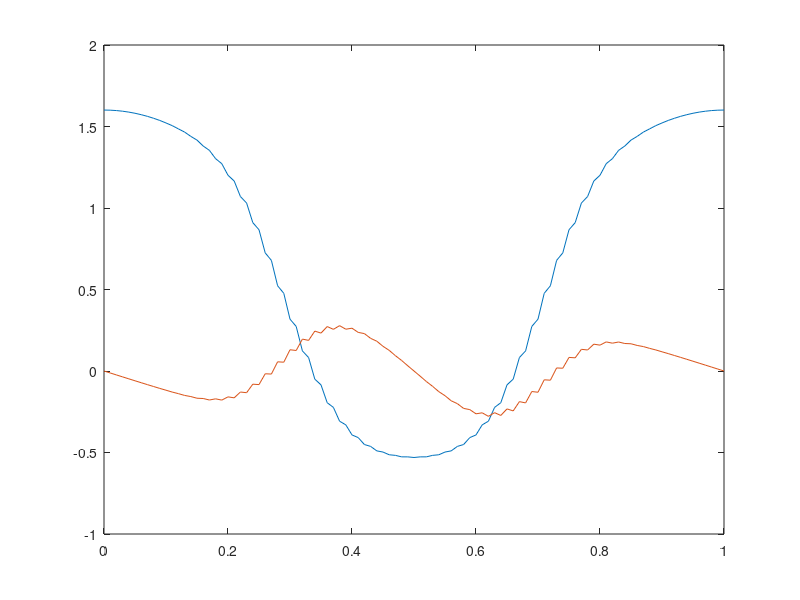

Here is the MATLAB script that generated this plot:
%%%%%%%%%%%%%%%%%%%%%%%%%%%%%%%%%%%%%%%%%%%%%%%%%%%%%%%%%%%%%%%%%%%%%%%%%%
% Description: This script implements the Lax Friedrich method to 
% numerically solve the scalar advection equation u_t + au_x = 0. 
% It stores all the parameters that define the desired 
% method.  Stable provided mu=abs(ak/h)<=1 
% Lax Friedrichs scheme
% u_new(j) = (u_old(j-1)+u_old(j+1))/2 - (mu/2)*(u_old(j+1)-u_old(j-1))

% parameters:
%   t0:intitial time
%   tf:final time
%   L:number of spatial grid points 
%   N: number of time grid points
%   f: function that gives inital data
%%%%%%%%%%%%%%%%%%%%%%%%%%%%%%%%%%%%%%%%%%%%%%%%%%%%%%%%%%%%%%%%%%%%%%%%%

%initialize parameters
t0=0;
tf=1;
L=100;
N=100;


%define space mesh
dx = 1/L;
x = 0:dx:1;
x = x';

%set inital funcitons  
InitialPressure = sin(pi * x)';
InitialVelocity = cos(pi * x)';

% define time mesh
dt = (tf-t0)/N;
t = t0:dt:tf;

%wave speed
A=[0 1; .5 0];

%CFL number
mu = A*dt/dx;

%preallocate u, set initial u value to f
U =struct('pressure', zeros(N+1,L+1), 'velocity',zeros(N+1,L+1));
U(:).pressure(1,:)=InitialPressure;
U(:).velocity(1,:)=InitialVelocity;


%loop through time
for n=1:N
    %loop through space
    for j=2:L
%u(n + 1,j)= (u(n,j - 1) + u(n,j + 1))/2 -(mu/2)*(u(n,j + 1) - u(n,j - 1))
      
      prev=(cell2mat({U.pressure(n,j-1),U.velocity(n,j-1)}))';
      %disp(first)  
      next=(cell2mat({U.pressure(n,j+1),U.velocity(n,j+1)}))';
      %disp(second)
      term1=(prev+next)/2;
      term2=-(mu/2)*(next-prev);
      new=term1+term2;

      U.pressure(n + 1 , j)=new(1);
      U.velocity(n+1,j)=new(2);
    end

    
    %Set values at boundaries using periodic BC's
    j=1; 
    
    % u(0) == u(N)
    prev=cell2mat({U.pressure(n , L ),U.velocity(n , L )})';
    next=cell2mat({U.pressure(n , j+1),U.velocity(n , j+1)})';
    new= (prev + next)/ 2 - (mu / 2) * (next - prev);
    U.pressure(n + 1 , j)=new(1);
    U.velocity(n + 1,j) = new(2); 
    %U.pressure(n + 1 , j)=U.pressure(n,L+1);
    %U.velocity(n + 1,j) = U.velocity(n,L+1);
    
        
      
    j = L;
    
    % u(N+1) == u(2)
    prev=cell2mat({U.pressure(n,j),U.velocity(n,j)})';
    next=cell2mat({U.pressure(n,2),U.velocity(n,2)})';
    new= (prev + next)./ 2 - (mu/ 2) * (next - prev);
    U.pressure(n + 1 , j + 1)=new(1);
    U.velocity(n + 1 , j + 1) = new(2); 
    %U.pressure(n + 1 , j+1)=U.pressure(n,1);
    %U.velocity(n + 1,j+1) = U.velocity(n,1);
    
    
end

clf
%figure(glf)
% hold on
for i=1:L
   
    plot(x,U.pressure(i,:),x,U.velocity(i,:))
	axis([0 1 -1 2])
    pause(.05)
    drawnow
end
hold off